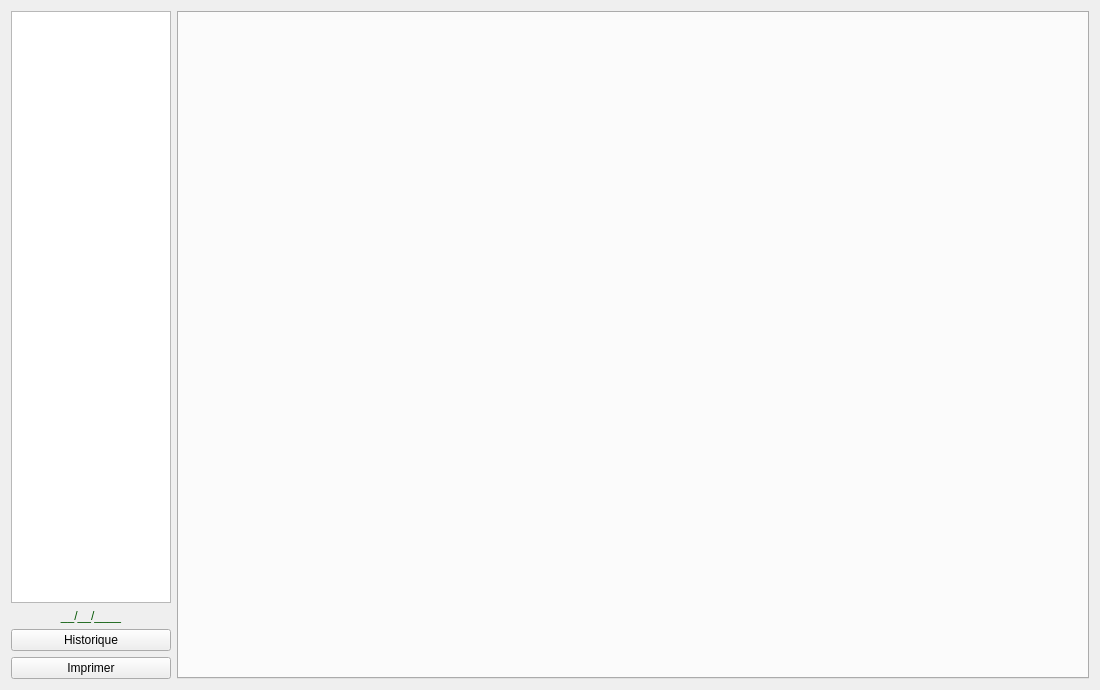
<?xml version="1.0" encoding="UTF-8"?>
<ui version="4.0">
 <class>InterfaceDialog</class>
 <widget class="QDialog" name="InterfaceDialog">
  <property name="windowModality">
   <enum>Qt::WindowModal</enum>
  </property>
  <property name="geometry">
   <rect>
    <x>0</x>
    <y>0</y>
    <width>1100</width>
    <height>690</height>
   </rect>
  </property>
  <property name="windowTitle">
   <string>Interface</string>
  </property>
  <layout class="QHBoxLayout" name="horizontalLayout" stretch="0,1">
   <item>
    <layout class="QVBoxLayout" name="verticalLayout_3" stretch="0,0,0,0">
     <property name="spacing">
      <number>6</number>
     </property>
     <item>
      <widget class="QListWidget" name="list_students">
       <property name="maximumSize">
        <size>
         <width>160</width>
         <height>16777215</height>
        </size>
       </property>
      </widget>
     </item>
     <item>
      <widget class="QLabel" name="label_week">
       <property name="text">
        <string>&lt;html&gt;&lt;head/&gt;&lt;body&gt;&lt;p align=&quot;center&quot;&gt;&lt;span style=&quot; color:#005500;&quot;&gt;__/__/____&lt;/span&gt;&lt;/p&gt;&lt;/body&gt;&lt;/html&gt;</string>
       </property>
      </widget>
     </item>
     <item>
      <widget class="QPushButton" name="pushButton_review">
       <property name="text">
        <string>Historique</string>
       </property>
       <property name="autoDefault">
        <bool>false</bool>
       </property>
      </widget>
     </item>
     <item>
      <widget class="QPushButton" name="pushButton_print">
       <property name="maximumSize">
        <size>
         <width>16777215</width>
         <height>16777215</height>
        </size>
       </property>
       <property name="text">
        <string>Imprimer</string>
       </property>
       <property name="icon">
        <iconset resource="../khollo.qrc">
         <normaloff>:/images/iconPrint.png</normaloff>:/images/iconPrint.png</iconset>
       </property>
       <property name="autoDefault">
        <bool>false</bool>
       </property>
      </widget>
     </item>
    </layout>
   </item>
   <item>
    <widget class="QTabWidget" name="tabWidget">
     <property name="sizePolicy">
      <sizepolicy hsizetype="Expanding" vsizetype="Expanding">
       <horstretch>0</horstretch>
       <verstretch>0</verstretch>
      </sizepolicy>
     </property>
     <property name="currentIndex">
      <number>-1</number>
     </property>
    </widget>
   </item>
  </layout>
 </widget>
 <resources>
  <include location="../khollo.qrc"/>
 </resources>
 <connections/>
</ui>
